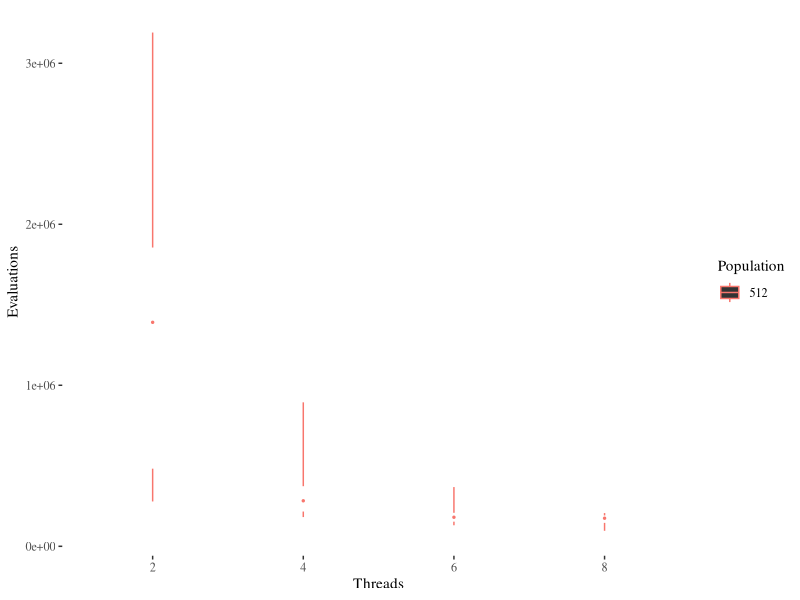
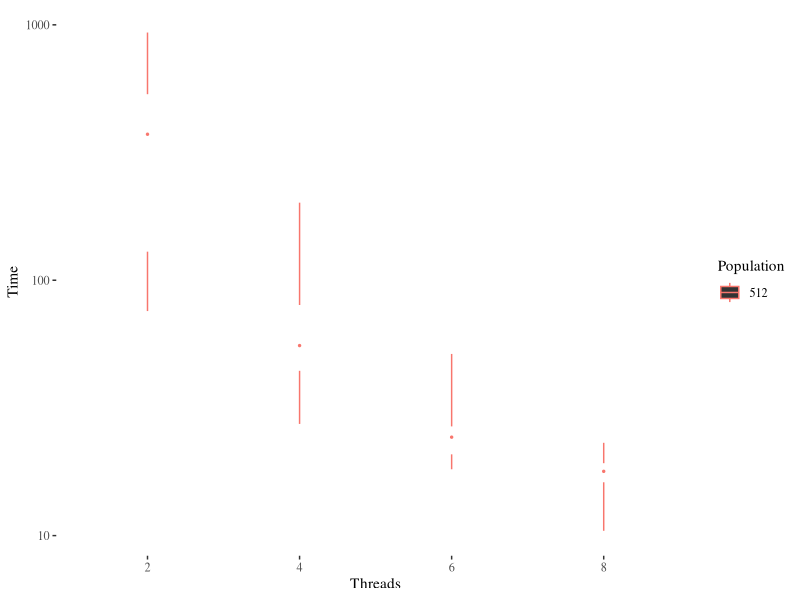
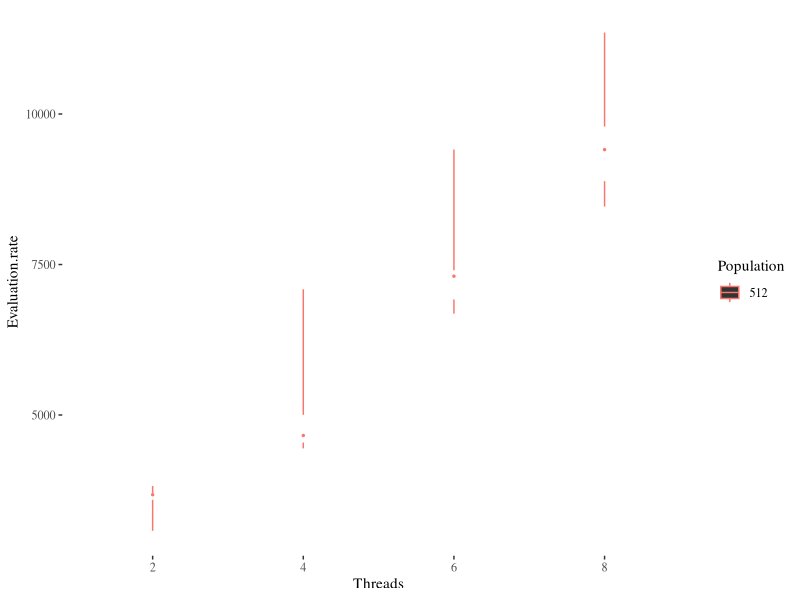

Source code (R) for these figures, in order:
library(ggplot2)
library(ggthemes)

data <- read.csv("lo-evosoft-results-l60.csv")
data$Population <- as.factor(data$Population)
data$Threads <- as.factor(data$Threads)
data$Evaluation.rate <- data$Evaluations/data$Time
ggplot(data,aes(x=Threads,y=Evaluations,color=Population))+geom_tufteboxplot()+theme_tufte()
ggplot(data,aes(x=Threads,y=Time,color=Population))+geom_tufteboxplot()+theme_tufte()+scale_y_log10()
ggplot(data,aes(x=Threads,y=Evaluation.rate,color=Population))+geom_tufteboxplot()+theme_tufte()
